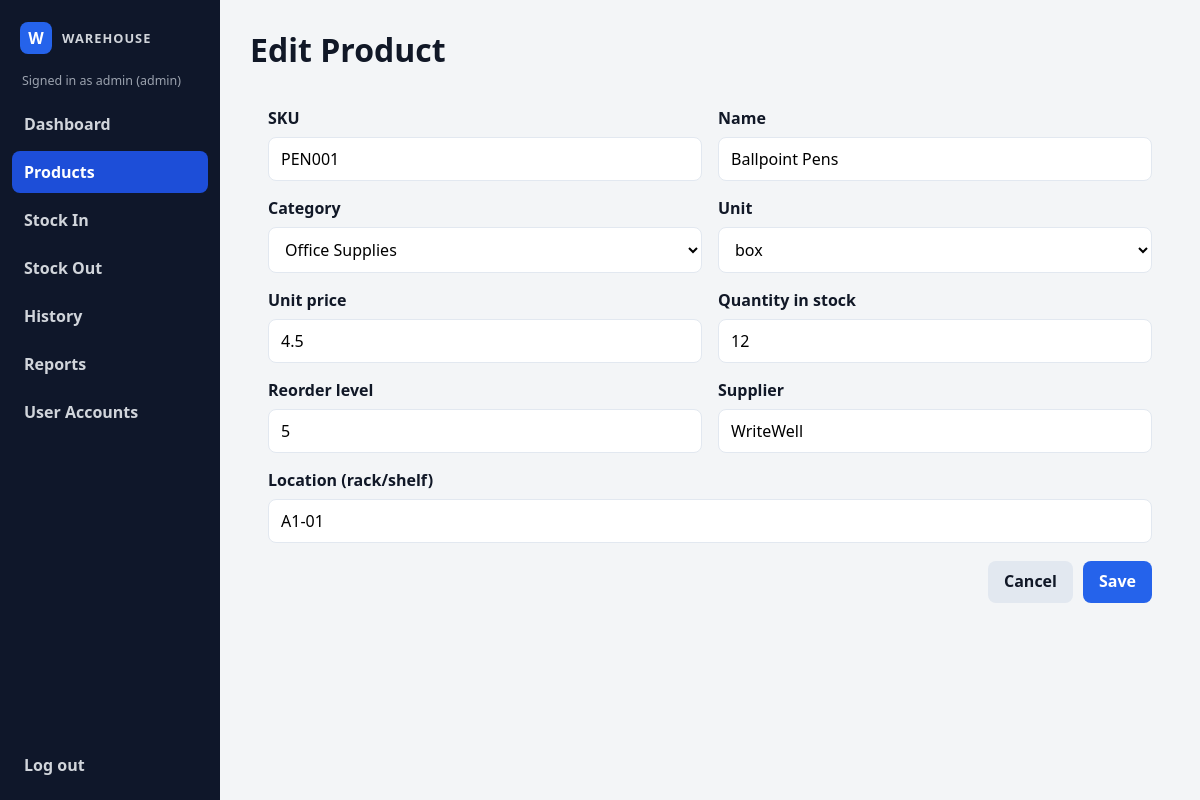
/products/10/edit (signed in), run on the app's committed database.
### tables this page shows
CREATE TABLE products (
                    id INTEGER PRIMARY KEY AUTOINCREMENT,
                    sku TEXT NOT NULL COLLATE NOCASE UNIQUE,
                    name TEXT NOT NULL,
                    category TEXT NOT NULL,
                    unit TEXT NOT NULL,
                    unit_price REAL NOT NULL CHECK (unit_price >= 0),
                    quantity INTEGER NOT NULL CHECK (quantity >= 0),
                    reorder_level INTEGER NOT NULL CHECK (reorder_level >= 0),
                    supplier TEXT NOT NULL DEFAULT '',
                    location TEXT NOT NULL DEFAULT ''
                );

### warehouse/web_app.py (the view, shortened to what this page needs)
    @app.route("/products/<int:product_id>/edit", methods=["GET", "POST"])
    @login_required
    @role_required("admin", "manager")
    def edit_product(product_id: int):
        product = db.get_product(product_id)
        if product is None:
            flash("That product no longer exists.", "error")
            return redirect(url_for("products"))
        return render_template(
            "product_form.html",
            product=product,
            values={
                "sku": product.sku,
                "name": product.name,
                "category": product.category,
                "unit": product.unit,
                "unit_price": str(product.unit_price),
                "quantity": str(product.quantity),
                "reorder_level": str(product.reorder_level),
                "supplier": product.supplier,
                "location": product.location,
            },
            errors=[],
            title="Edit Product",
            action=f"/products/{product_id}/edit",
            page_title="Edit Product",
        )

### warehouse/db.py (called while the page is built)
    def connect(self) -> sqlite3.Connection:
        connection = sqlite3.connect(self.path, timeout=10)
        connection.row_factory = sqlite3.Row
        connection.execute("PRAGMA foreign_keys = ON")
        return connection

    @contextmanager
    def _connection(self) -> Iterator[sqlite3.Connection]:
        connection = self.connect()
        try:
            with connection:
                yield connection
        finally:
            connection.close()

    @staticmethod
    def _product(row: sqlite3.Row) -> Product:
        return Product(
            id=row["id"],
            sku=row["sku"],
            name=row["name"],
            category=row["category"],
            unit=row["unit"],
            unit_price=row["unit_price"],
            quantity=row["quantity"],
            reorder_level=row["reorder_level"],
            supplier=row["supplier"],
            location=row["location"],
        )

    def get_product(self, product_id: int) -> Product | None:
        with self._connection() as connection:
            row = connection.execute(
                "SELECT * FROM products WHERE id = ?", (product_id,)
            ).fetchone()
        return self._product(row) if row else None

### warehouse/templates/product_form.html (shortened to what this page needs)
{% extends 'base.html' %}
{% block content %}
  <div class="page-header">
    <h1>{{ title }}</h1>
  </div>
  <form method="post" action="{{ action }}" class="form-card">
    <div class="form-grid">
      <div class="field-group">
        <label>SKU</label>
        <input type="text" name="sku" value="{{ values.get('sku', '') }}" class="{% if errors and errors|selectattr('field','equalto','sku')|list %}error{% endif %}">
      </div>
      <div class="field-group">
        <label>Name</label>
        <input type="text" name="name" value="{{ values.get('name', '') }}" class="{% if errors and errors|selectattr('field','equalto','name')|list %}error{% endif %}">
      </div>
      <div class="field-group">
        <label>Category</label>
        <select name="category" class="{% if errors and errors|selectattr('field','equalto','category')|list %}error{% endif %}">
          {% for category in CATEGORIES %}
            <option value="{{ category }}" {% if values.get('category') == category %}selected{% endif %}>{{ category }}</option>
          {% endfor %}
        </select>
      </div>
      <div class="field-group">
        <label>Unit</label>
        <select name="unit" class="{% if errors and errors|selectattr('field','equalto','unit')|list %}error{% endif %}">
          {% for unit in UNITS %}
            <option value="{{ unit }}" {% if values.get('unit') == unit %}selected{% endif %}>{{ unit }}</option>
          {% endfor %}
        </select>
      </div>
      <div class="field-group">
        <label>Unit price</label>
        <input type="number" step="0.01" min="0" name="unit_price" value="{{ values.get('unit_price', '') }}" class="{% if errors and errors|selectattr('field','equalto','unit_price')|list %}error{% endif %}">
      </div>
      <div class="field-group">
        <label>Quantity in stock</label>
        <input type="number" min="0" step="1" name="quantity" value="{{ values.get('quantity', '0') }}" class="{% if errors and errors|selectattr('field','equalto','quantity')|list %}error{% endif %}">
      </div>
      <div class="field-group">
        <label>Reorder level</label>
        <input type="number" min="0" step="1" name="reorder_level" value="{{ values.get('reorder_level', '0') }}" class="{% if errors and errors|selectattr('field','equalto','reorder_level')|list %}error{% endif %}">
      </div>
      <div class="field-group">
        <label>Supplier</label>
        <input type="text" name="supplier" value="{{ values.get('supplier', '') }}">
      </div>
      <div class="field-group full-width">
        <label>Location (rack/shelf)</label>
        <input type="text" name="location" value="{{ values.get('location', '') }}">
      </div>
    </div>
    <div class="form-actions">
      <a href="{{ url_for('products') }}" class="button secondary">Cancel</a>
      <button type="submit" class="primary">Save</button>
    </div>
  </form>
{% endblock %}

### warehouse/static/styles.css (style rules this page uses)
:root { --bg: #f3f5f7; --sidebar-bg: #0f172a; --sidebar-text: #d1d5db; --brand: #2563eb; --card: #ffffff; --muted: #64748b; --border: #e2e8f0; --text: #111827; --danger: #ef4444; --danger-soft: #fee2e2; --warning: #f59e0b; --success: #10b981; --shadow: 0 8px 18px rgba(15, 23, 42, 0.06); }
* { box-sizing: border-box; }
body { margin: 0; font-family: "Segoe UI", Tahoma, sans-serif; background: var(--bg); color: var(--text); }
button, input, select { font: inherit; }
.page-header { display: flex; align-items: center; justify-content: space-between; margin-bottom: 18px; }
.page-header h1 { margin: 0; font-size: 2rem; }
.form-card { padding: 18px; }
.form-grid { display: grid; grid-template-columns: repeat(2, minmax(200px, 1fr)); gap: 16px; }
.field-group { display: flex; flex-direction: column; gap: 8px; }
.field-group.full-width { grid-column: 1 / -1; }
label { font-weight: 600; color: var(--text); }
input, select, button { border-radius: 8px; border: 1px solid var(--border); padding: 10px 12px; background: white; }
button, .button { cursor: pointer; text-decoration: none; display: inline-flex; align-items: center; justify-content: center; background: #111827; color: white; border: none; font-weight: 600; line-height: 1.2; min-height: 42px; padding: 10px 16px; border-radius: 8px; transition: background-color 0.15s ease, box-shadow 0.15s ease, transform 0.15s ease; }
button.primary, .button.primary { background: #2563eb; }
.button.secondary { background: #e2e8f0; color: var(--text); }
.form-actions { margin-top: 18px; display: flex; justify-content: flex-end; gap: 10px; }

### data on the page
products: sku "PEN001", name "Ballpoint Pens", category "Office Supplies", unit "box", supplier "WriteWell", location "A1-01"

### other printed values
{{ current_user.username }} "admin"
{{ current_user.role }} "admin"
{{ title }} "Edit Product"
